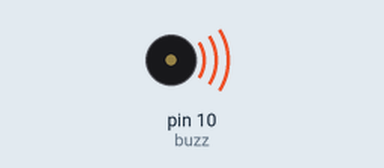
A sketch run on a simulated Arduino Uno, built with avr-gcc and run on an emulated ATmega328P. Shown: buzzer (waves = sounding).

Above: at 0.3 s.
Timing chart, 0 to 3.0 s (numbered marks = the images above):
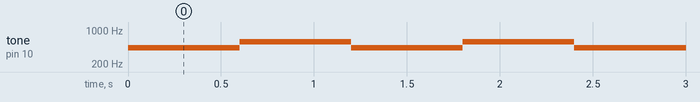

Measured:
- by itself, tone on pin 10 (buzz): alternates 580 Hz for 0.60 s and 435 Hz for 0.60 s

The sketch:

siren-v1.ino
```cpp
#define buzz 10 //change to any output pin (not analog inputs)

int i;
void setup() {
  pinMode(buzz, OUTPUT);
}

void loop() {
  tone(buzz, 435, 600);
  delay(600);
  noTone(buzz);
  tone(buzz, 580, 600); // 580 Hz is the frequency for police sirens
  delay(600);
  noTone(buzz);
}
```
